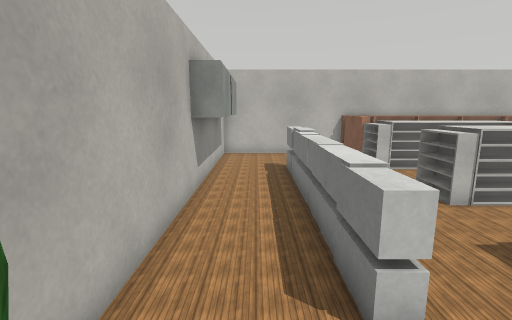
[1] (above)

20 first-person views from a walk through a robot-simulator world made for Webots. The camera is 1.3 m above the floor, tilts 10° down and sees 85° across. The floor is counted in squares, 0.5 m on a side. Each view is taken from the middle of a square. On the plan, view 1 faces up. The plan holds only what a view shows up to about 19 squares ahead; the rest is blank. Robots are left out. Simple shapes and patterns stand in for the simulator's stock objects. Door leaves are left out.

[2]
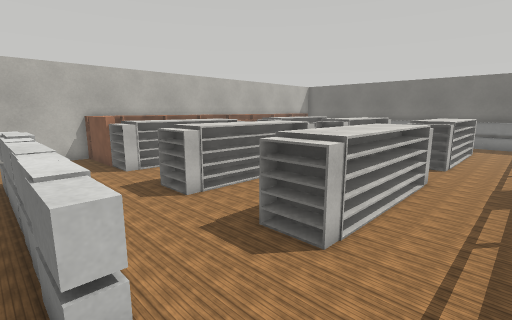

[3]
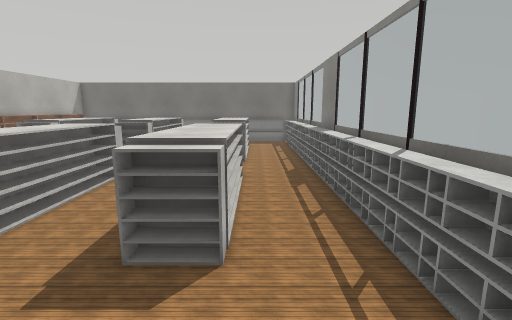

[4]
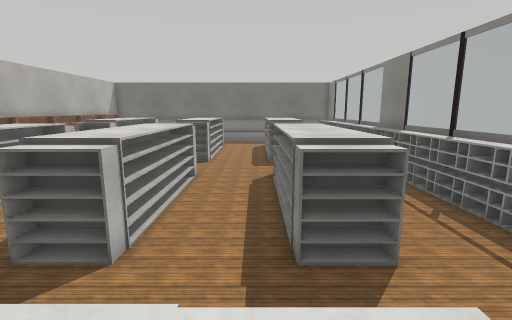

[5]
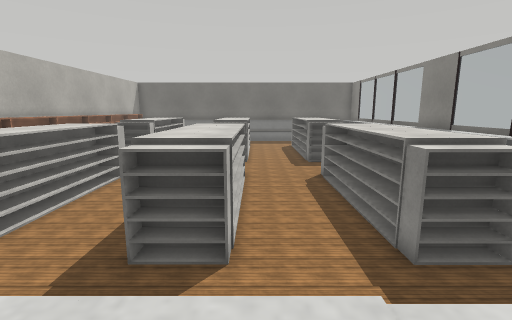

[6]
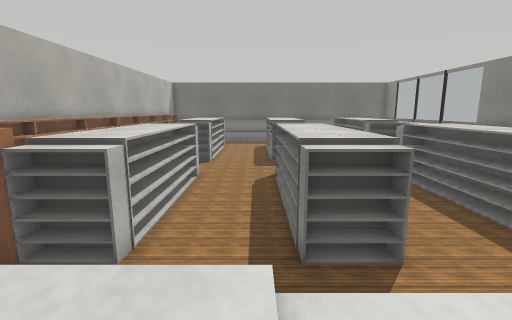

[7]
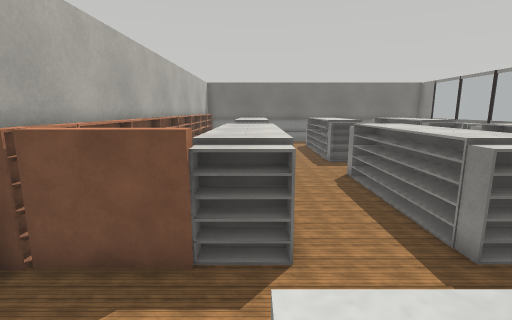

[8]
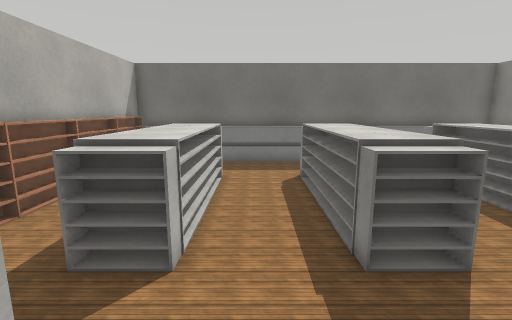

[9]
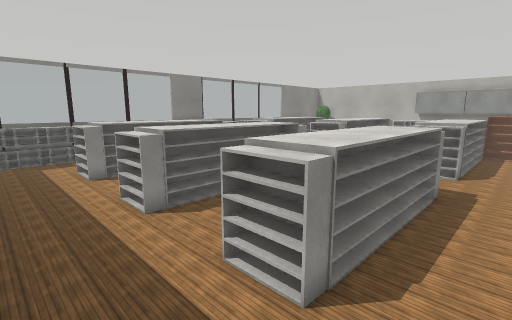

[10]
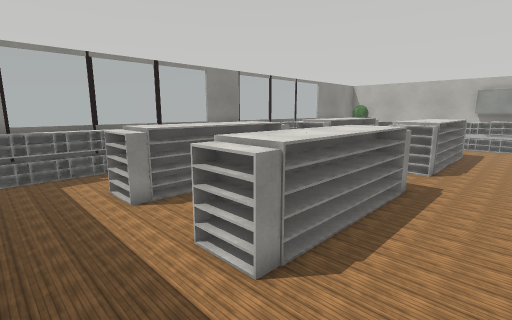

[11]
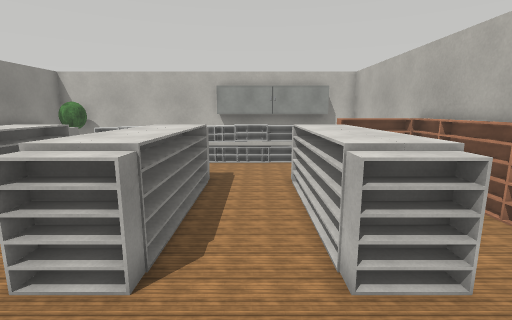

[12]
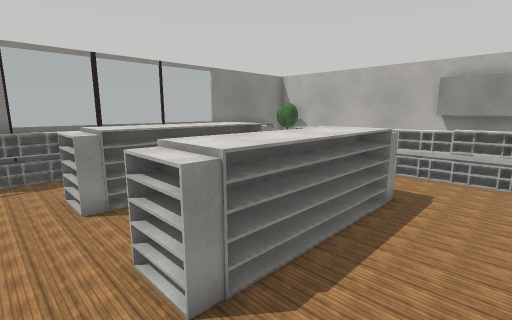

[13]
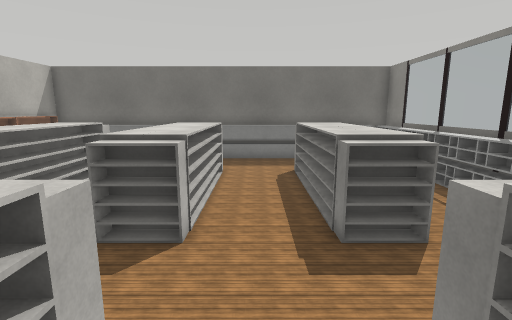

[14]
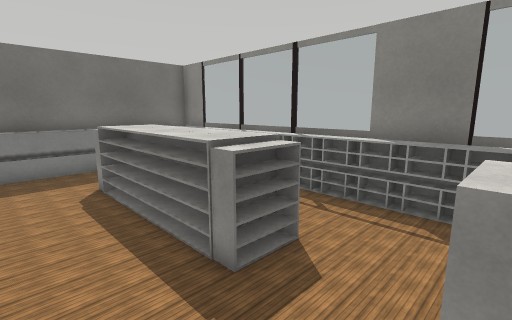

[15]
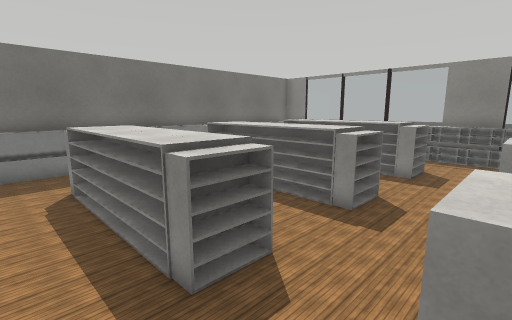

[16]
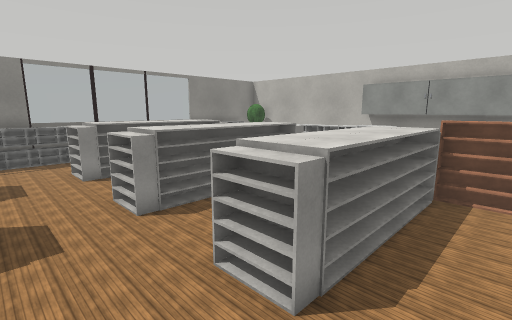

[17]
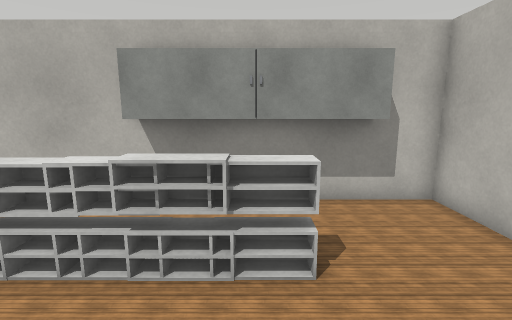

[18]
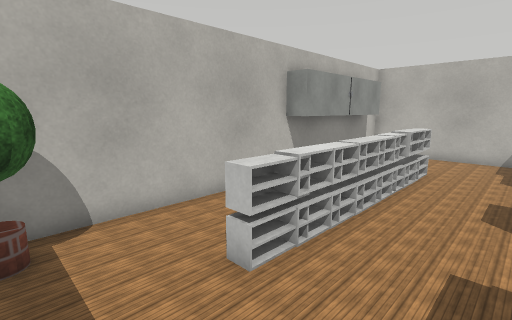

[19]
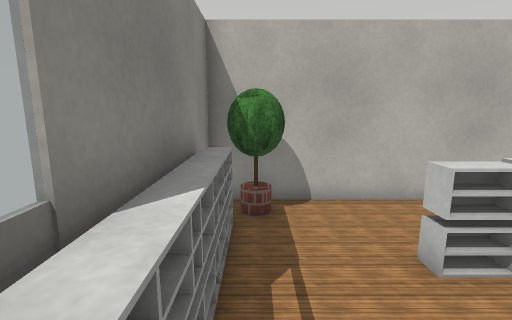

[20]
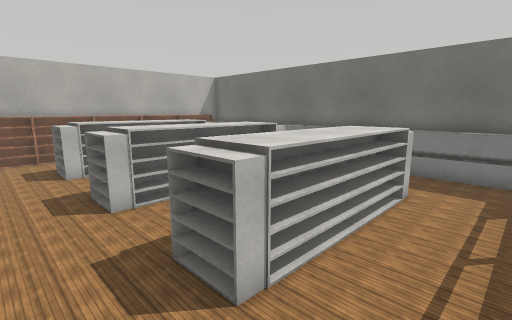

### Floor plan
Points are (right, up) in squares from view 1. A wall is a line through its corners. A room is listed if a view was taken in it or the views show most of it. See-through windows are left out.
Room 1 (views 1, 2, 3, 4, 5, 6, 7, 8, 9, 10, 11, 12, 13, 14, 15, 16, 17, 18, 19, 20)
walls: (12.5, 17.2) (9.4, 17.2); (11.5, -1.4) (18.6, -1.4); (15.5, 17.2) (14.4, 17.2); (7.6, 17.2) (-2, 17.2) (-2, 14.4); (20.1, -1.4) (25.9, -1.4) (25.9, 1.6); (20.5, 17.2) (17.4, 17.2); (-2, 9.6) (-2, -1.4); (25.9, 5.4) (25.9, 6.6); (25.9, 11.4) (25.9, 12.6); (25.9, 16.4) (25.9, 17.2) (22.4, 17.2)
ways out: open door at (2, 17)
objects: cabinet (-2, 9) to (-1, 15); potted tree (-1, -1) to (-1, 0); shelf (0, -1) to (1, -1); shelf (1, 11); shelf (2, -1); shelf (2, 3) to (2, 4); shelf (2, 5) to (2, 6); shelf (2, 7) to (2, 8); shelf (2, 9); shelf (2, 10); shelf (2, 11); shelf (2, 12) to (2, 13); shelf (3, -1); shelf (4, -1); shelf (5, -1); shelf (5, 13) to (6, 14); shelf (5, 15) to (5, 16); shelf (6, -1) to (7, -1); shelf (6, 3) to (6, 4); shelf (6, 8) to (6, 9); shelf (6, 17); shelf (7, 3) to (11, 3); shelf (7, 4) to (11, 4); shelf (7, 8) to (11, 8); shelf (7, 9) to (11, 9); shelf (7, 13) to (11, 13); shelf (7, 14) to (11, 14); shelf (8, -1); shelf (8, 17) to (9, 17); shelf (9, -1); shelf (10, -1); shelf (11, -1); shelf (11, 17); shelf (12, -1) to (13, -1); shelf (12, 3) to (12, 4); shelf (12, 8) to (12, 9); shelf (12, 13) to (12, 14); shelf (13, 17) to (14, 17); shelf (14, -1); shelf (15, -1); shelf (15, 3) to (16, 4); shelf (15, 8) to (16, 9); shelf (15, 13) to (16, 14); shelf (16, -1); shelf (16, 17) to (17, 17); shelf (17, -1); shelf (17, 3) to (21, 3); shelf (17, 4) to (21, 4); shelf (17, 8) to (21, 8); shelf (17, 9) to (21, 9); shelf (17, 13) to (21, 13); shelf (17, 14) to (21, 14); shelf (18, -1) to (19, -1); shelf (19, 17); shelf (20, -1); shelf (21, -1); shelf (21, 17) to (22, 17); shelf (22, -1); shelf (22, 3) to (22, 4); shelf (22, 8) to (22, 9); shelf (22, 13) to (22, 14); shelf (23, -1); shelf (24, -1) to (25, -1); shelf (24, 17); shelf (26, 0); shelf (26, 2); shelf (26, 3); shelf (26, 4); shelf (26, 5); shelf (26, 7); shelf (26, 8); shelf (26, 9); shelf (26, 10); shelf (26, 11); shelf (26, 13); shelf (26, 14); shelf (26, 15); other object (26, 16)

Positions as (right, up) in squares from view 1, and headings:
1: (0, 0), facing up
2: (1, 0), facing up-right
3: (1, 2), facing right
4: (1, 5), facing right
5: (1, 7), facing right
6: (1, 10), facing right
7: (1, 13), facing right
8: (11, 11), facing right
9: (25, 16), facing down-left
10: (25, 12), facing down-left
11: (16, 11), facing left
12: (14, 12), facing down-left
13: (10, 6), facing right
14: (12, 7), facing down-right
15: (12, 16), facing down-right
16: (15, 16), facing down-left
17: (6, 12), facing left
18: (5, 0), facing up-left
19: (6, 0), facing left
20: (13, 0), facing up-right
